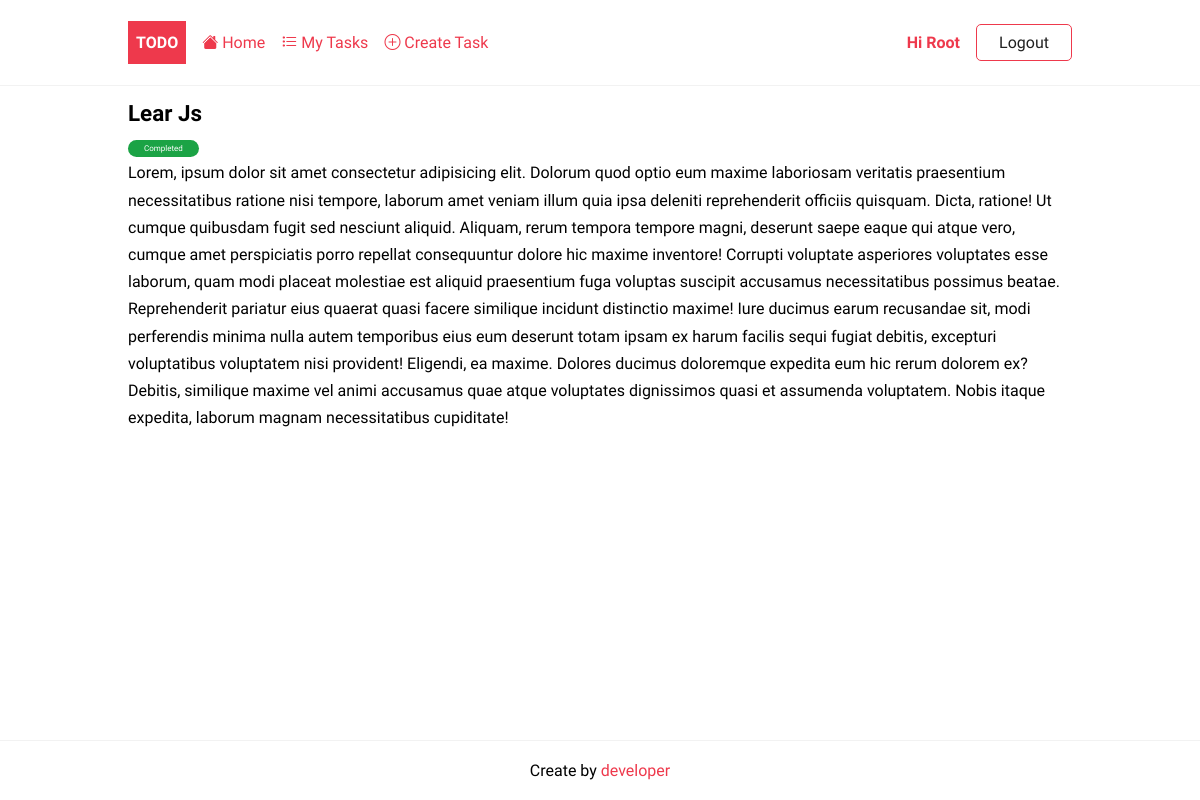
Screenshot of /task/10/ (signed in) with the database file from the repository.
### todo/models.py (models this page shows, shortened)
class Task(models.Model):
    title = models.CharField(max_length=255)
    description = models.TextField(null=True, blank=True)
    completed = models.BooleanField(default=False)
    created_at =  models.DateField(auto_now_add=True)
    user = models.ForeignKey(User, on_delete=models.CASCADE, null=True, blank=True)
    class Meta:
        ordering = ['completed']

### todo/views.py (the view)
# urls.py: path('task/<int:pk>/', TaskDetail.as_view(), name="task"),
class TaskDetail(LoginRequiredMixin,DetailView):
    model = Task
    template_name = "todo/task_detail.html"
    context_object_name = "task"
    def get_queryset(self):
        base_qs = super(TaskDetail,self).get_queryset()
        return base_qs.filter(user = self.request.user)

### todo/templates/todo/task_detail.html
{% extends "base.html" %}
{% block content %}
<article class="task">
    <header>
        <h2>{{ task.title }}</h2>
        <span class="badge {% if task.completed %} badge-completed {% else %} badge-pending {%endif%}">
           {% if task.completed %} Completed {% else %} Pending {%endif%}
        </span>
    </header>
    <p>{{ task.description }}</p>
</article>
{% endblock content %}

### templates/base.html (shortened to what this page needs)
{% load static %}
<!DOCTYPE html>
<html lang="en">
<head>
    <link rel="stylesheet" href="{% static 'styles/style.css' %}">
</head>
<body>
    <header class="header">
        <div class="container">
            <a href="{%url 'home'%}" class="logo">Todo</a>
            <nav class="nav">
                <a href="{%url 'home'%}">
                    <i class="bi bi-house-fill"></i>
                    Home
                </a>
                {% if request.user.is_authenticated %}
                    <a href="{%url 'tasks'%}">
                        <i class="bi bi-list-task"></i>
                        My Tasks
                    </a>
                    <a href="{%url 'task-create'%}">
                        <i class="bi bi-plus-circle"></i>
                        Create Task
                    </a>
                    <a href="#">Hi {{ request.user| title }}</a>
                    <form action="{% url 'logout' %}" method="post">
                        <input type="submit" class="btn btn-outline" value="Logout">
                    </form>
                {% else %}
                    <a href="{% url 'login' %}" class="btn btn-outline">Login</a>
                    <a href="{% url 'register' %}">Join Now!</a>
                {% endif %}
            </nav>
        </div>
    </header>
    <main>
        <div class="container">
            {% block content %}
            {% endblock content %}
        </div>
    </main>
    <footer class="footer">
        <div class="container">
            <p>Create by <a href="">developer</a></p>
        </div>
    </footer>
</body>
</html>

### static/styles/style.css (style rules this page uses)
:root { --color-primary: #ee394c; --color-secondary: #86b7fe; --color-light: #f2f2f2; --color-gray: #ced4da; --color-dark: #212121; --color-white: #ffffff; --color-error: #e2442f; --color-warning: #ffc900; --color-info: #02a2b9; --color-success: #1ba345; --color-input: #00d1b2; --border-radius: 5px; }
* { margin: 0; padding: 0; box-sizing: border-box; text-rendering: optimizeLegibility; }
html, body { height: 100%; }
input, button, textarea { font: inherit; }
body { font-family: 'Dosis', sans-serif; font-size: 1rem; line-height: 1.7; display: flex; flex-direction: column; }
h2 { font-size: 1.4rem; }
a { color: var(--color-primary); text-decoration: none; }
.container { max-width: 960px; margin: 0 auto; padding: 0.5rem; }
.header { border-bottom: solid 1px var(--color-light); }
.header .container { display: flex; align-items: center; gap:1rem; }
.nav { display:flex; gap:1rem; align-items: center; justify-content: center; flex-basis: 100%; }
.nav a:nth-last-child(2) { margin-left: auto; font-weight: bold; }
.logo { padding: 0.5rem; background-color: var(--color-primary); text-decoration: none; color: var(--color-white); font-weight: bold; text-transform: uppercase; }
form > * { display: block; margin-bottom: 0.5rem; }
form > input[type='submit'], form > button { margin: 1rem 0; }
.task { margin-bottom: auto; }
.badge { font-size: 0.5rem; padding: 0.25rem 1rem; color: var(--color-white); border-radius: 2rem; align-self: flex-start; }
.badge-completed { background-color: var(--color-success); }
.footer p { text-align: center; }
.footer { margin-top: auto; padding: 0.5rem 0; border-top: solid 1px var(--color-light); }
.btn { padding: 0.25rem 0.75rem; border-radius: var(--border-radius); background-color: var(--color-white); border: solid 1px var(--color-white); color: var(--color-dark); cursor: pointer; text-decoration: none; font-size: 1rem; min-width: 6rem; text-align: center; }
.btn-outline { border: solid 1px var(--color-primary); }

### rows the page displays
Task: title "Lear Js", description "Lorem, ipsum dolor sit amet consectetur adipisicing elit. Dolorum quod optio eum maxime laboriosam veritatis praesentium necessitatibus ratione nisi tempore, laborum amet veniam illum quia ipsa deleniti reprehenderit officiis quisquam. Dicta, ratione! Ut cumque quibusdam fugit sed nesciunt aliquid. Aliquam, rerum tempora tempore magni, deserunt saepe eaque qui atque vero, cumque amet perspiciatis porro repellat consequuntur dolore hic maxime inventore! Corrupti voluptate asperiores voluptates esse laborum, quam modi placeat molestiae est aliquid praesentium fuga voluptas suscipit accusamus necessitatibus possimus beatae. Reprehenderit pariatur eius quaerat quasi facere similique incidunt…"

### other values shown
{{ request.user| title }} "Root"
